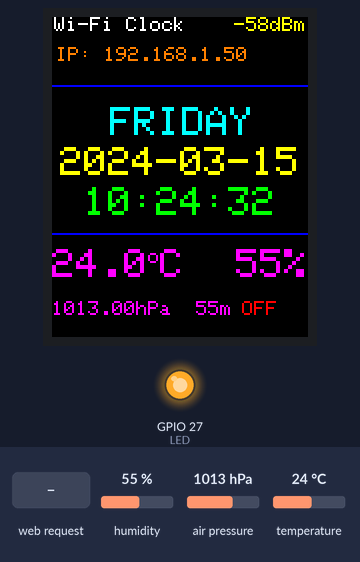
A sketch run on a simulated ESP32. Parts: 128×160 colour display, output pins drawn as LEDs (lit = HIGH). The test bench sets the inputs (shaded band); at power-on: humidity 55 %, air pressure 1013 hPa, temperature 24 °C. WiFi joins after 1.5 s; servers stay silent unless stated; network time is answered at once with the bench clock; the local clock reads 2024-03-15 10:24:30 at power-on unless the sketch sets it; what the sketch prints to the serial monitor is not drawn.

Above: at 2.85 s.
2.9 s: HTTP request GET /setLED?LEDstate=1 received
At 4.6 s:
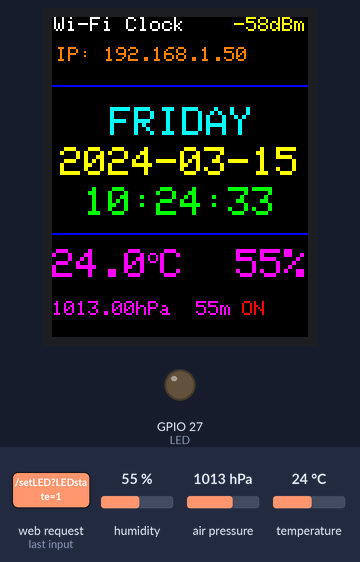
7.0 s: HTTP request GET /setLED received
At 8.1 s:
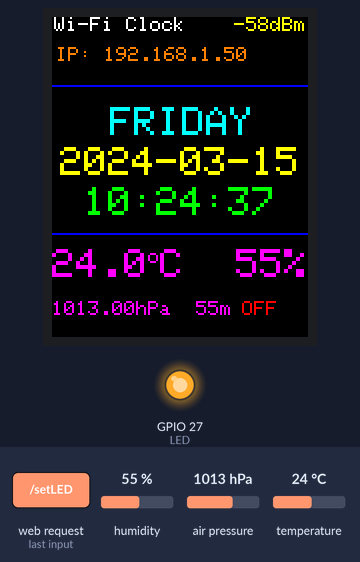
11.1 s: humidity set to 22 %
At 12.4 s:
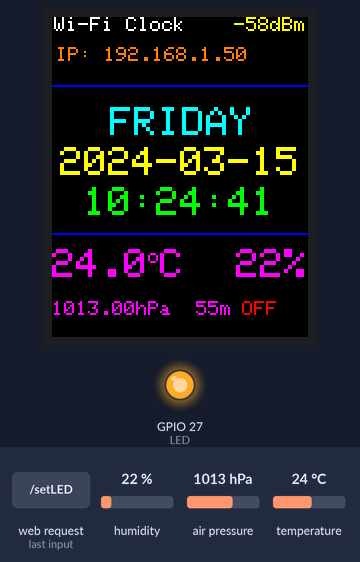
14.3 s: air pressure set to 952 hPa
At 15.6 s:
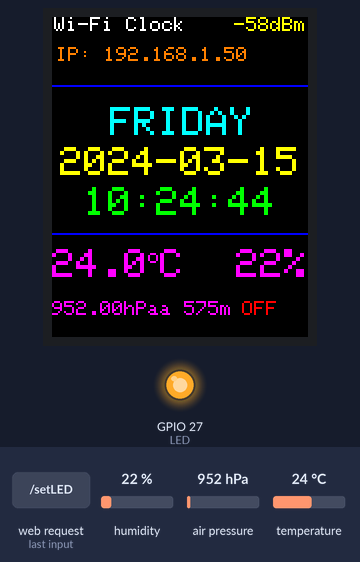
17.3 s: temperature set to 12 °C
At 18.2 s:
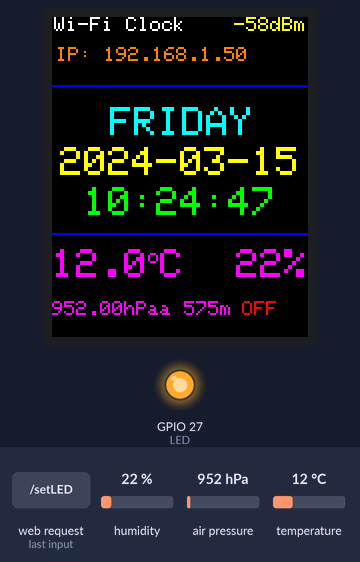
20.3 s: humidity set to 40 %
At 21.6 s:
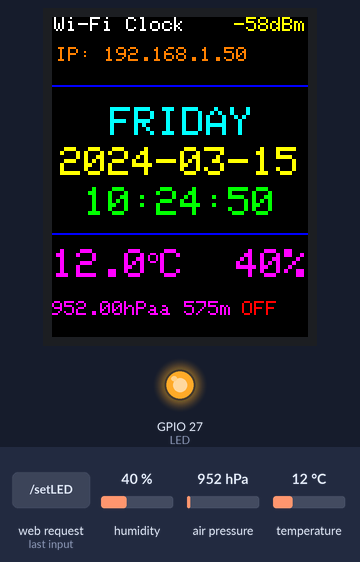
Timing chart, 0 to 23.3 s (numbered marks = the images above; inputs shaded):
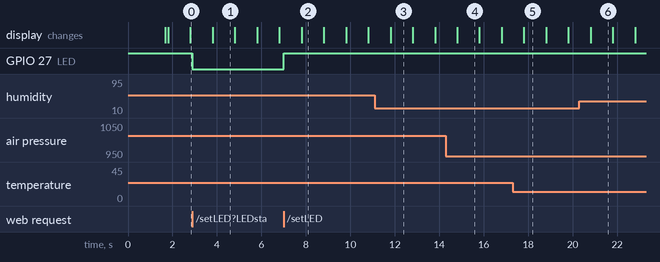

The sketch:

wifiClock_LCDv2.ino
```cpp
/**************************************************************************
 * WiFi Internet clock (NTP) & Weather Station with ESP32
 * Sensors: AHT10/20 & BMP280 | Display: ST7735 TFT
 * Includes Task Watchdog Timer (WDT) for stability
 *************************************************************************/

#include <WiFi.h>
#include <Wire.h>
#include <WiFiUdp.h>
#include <NTPClient.h>        // Include NTPClient library
#include <TimeLib.h>          // Include Arduino time library
#include <Adafruit_GFX.h>     // Include Adafruit graphics library
#include <Adafruit_ST7735.h>  // Include Adafruit ST7735 TFT library
#include <WiFiManager.h>
#include <WebServer.h>
#include <Adafruit_AHTX0.h>
#include <Adafruit_Sensor.h>
#include <Adafruit_BMP280.h>
#include <esp_task_wdt.h>     // Include ESP32 Task Watchdog library
#include "index.h"            // HTML webpage contents

// Watchdog Timeout (in seconds)
#define WDT_TIMEOUT 15

// ST7735 TFT module connections for ESP32
#define TFT_RST   12
#define TFT_CS    23
#define TFT_DC    5
#define TFT_MOSI  13
#define TFT_SCLK  14

Adafruit_AHTX0 aht;
Adafruit_BMP280 bme;
Adafruit_ST7735 tft = Adafruit_ST7735(TFT_CS, TFT_DC, TFT_MOSI, TFT_SCLK, TFT_RST);

WiFiUDP ntpUDP;
// 'pool.ntp.org' with +8 hour offset (28800 seconds) and 60000ms update interval
NTPClient timeClient(ntpUDP, "pool.ntp.org", 28800, 60000);
unsigned long unix_epoch;

sensors_event_t humidity, temp;

const char dow_matrix[7][10] = {"SUNDAY", "MONDAY", "TUESDAY", "WEDNESDAY", "THURSDAY", "FRIDAY", "SATURDAY"};
const byte x_pos[7] = {29, 29, 23, 11, 17, 29, 17};
static byte previous_dow = 255; // Force update on first run

String ledState = "OFF";
const int LED = 27;

const char* http_username = "admin";
const char* http_password = "admin";

WebServer server(80);

// Timing variables for non-blocking loop
unsigned long previousMillis = 0;
const long interval = 1000; // Update sensors and display every 1000ms (1 second)

//===============================================================
// Web Server Handlers
//===============================================================
void handleRoot() {
  if (!server.authenticate(http_username, http_password))
    return server.requestAuthentication();
  server.send(200, "text/html", MAIN_page);
}

void handleADC() {
  server.send(200, "text/plain", String(temp.temperature, 1));
}

void handleHUM() {
  server.send(200, "text/plain", String(humidity.relative_humidity, 0));
}

void handleAirPressure() {
  server.send(200, "text/plain", String(bme.readPressure() / 100.0F, 2));
}

void handleAP() {
  server.send(200, "text/plain", String(bme.readAltitude(1019.66), 1));
}

void handleTime() {
  char timeStr[10];
  snprintf(timeStr, sizeof(timeStr), "%02u:%02u:%02u", hour(unix_epoch), minute(unix_epoch), second(unix_epoch));
  server.send(200, "text/plain", timeStr);
}

void handleLED() {
  String t_state = server.arg("LEDstate");
  if (t_state == "1") {
    digitalWrite(LED, LOW); // LED ON (Active Low)
    ledState = "ON ";
  } else {
    digitalWrite(LED, HIGH); // LED OFF
    ledState = "OFF";
  }
  server.send(200, "text/plain", ledState);
}

void handleLedState() {
  server.send(200, "text/plain", ledState);
}

//===============================================================
// Setup
//===============================================================
void setup(void) {
  Serial.begin(115200);
  pinMode(LED, OUTPUT);
  digitalWrite(LED, HIGH); // Default OFF

  // Initialize TFT
  tft.initR(INITR_GREENTAB);
  tft.setRotation(2);
  tft.setTextWrap(false);        // Prevent text from wrapping to the next line
  tft.fillScreen(ST7735_BLACK);
  tft.drawFastHLine(0, 34, tft.width(), ST7735_BLUE);
  tft.setTextColor(ST7735_WHITE, ST7735_BLACK);
  tft.setTextSize(1);
  tft.setCursor(1, 0);
  tft.print("Wi-Fi Clock");

  tft.setCursor(0, 54);
  tft.print("Connecting..");

  // WiFi Manager
  WiFiManager wifiManager;
  wifiManager.setConfigPortalTimeout(180);
  wifiManager.setConnectTimeout(60);
  wifiManager.autoConnect("AutoConnectAP");

  while (WiFi.status() != WL_CONNECTED) {
    ESP.restart();
  }

  Serial.println("Connected");
  tft.fillRect(0, 54, tft.width(), 8, ST7735_BLACK); // Clear "Connecting" text

  tft.setTextColor(ST7735_ORANGE, ST7735_BLACK);
  tft.setCursor(2, 15);
  tft.print("IP: ");
  tft.print(WiFi.localIP().toString());

  tft.drawFastHLine(0, 108, tft.width(), ST7735_BLUE);

  timeClient.begin();

  // Initialize Sensors
  if (!aht.begin()) {
    Serial.println("Could not find AHT? Check wiring");
  } else {
    Serial.println("AHT10/20 found");
  }

  if (!bme.begin(0x77)) {
    Serial.println("Could not find a valid BMP280 sensor, check wiring!");
  } else {
    Serial.println("BMP280 found");
  }

  // Web Server Routing
  server.on("/", handleRoot);
  server.on("/readTime", handleTime);
  server.on("/setLED", handleLED);
  server.on("/readADC", handleADC);
  server.on("/readHUM", handleHUM);
  server.on("/readPa", handleAirPressure);
  server.on("/readAp", handleAP);
  server.on("/readLedState", handleLedState);

  server.begin();
  Serial.println("HTTP server started");

  // Initialize Watchdog Timer (placed at the end of setup to avoid reboot loops during WiFi connection)
  esp_task_wdt_init(WDT_TIMEOUT, true); // Set timeout, true means trigger a system panic (reboot)
  esp_task_wdt_add(NULL);               // Add the current thread (the main loop) to the watchdog
}

//===============================================================
// Display Update Routine
//===============================================================
void RTC_display() {
  // Print Day of the Week
  tft.setTextSize(2);
  if (previous_dow != weekday(unix_epoch)) {
    previous_dow = weekday(unix_epoch);
    tft.fillRect(11, 45, 108, 14, ST7735_BLACK);
    tft.setCursor(x_pos[previous_dow - 1], 45);

    if ((previous_dow == 1) || (previous_dow == 7)) { // Sunday or Saturday
      tft.setTextColor(ST7735_RED, ST7735_BLACK);
    } else {
      tft.setTextColor(ST7735_CYAN, ST7735_BLACK);
    }
    tft.print(dow_matrix[previous_dow - 1]);
  }

  // Print Date
  tft.setCursor(4, 65);
  tft.setTextColor(ST7735_YELLOW, ST7735_BLACK);
  tft.printf("%04u-%02u-%02u", year(unix_epoch), month(unix_epoch), day(unix_epoch));

  // Print Time
  tft.setCursor(16, 85);
  tft.setTextColor(ST7735_GREEN, ST7735_BLACK);
  tft.printf("%02u:%02u:%02u", hour(unix_epoch), minute(unix_epoch), second(unix_epoch));

  // Print Temperature
  tft.setCursor(0, 116);
  tft.setTextColor(ST7735_MAGENTA, ST7735_BLACK);
  tft.printf("%4.1f", temp.temperature);

  tft.setTextSize(1);
  tft.setCursor(48, 116);
  tft.print("o");

  tft.setTextSize(2);
  tft.setCursor(54, 116);
  tft.print("C");

  // Print Humidity - Shifted left to X=80 to prevent line wrapping
  tft.setCursor(80, 116);
  tft.printf("%3.0f%%", humidity.relative_humidity);

  // Print Pressure & Altitude
  tft.setTextSize(1);
  tft.setCursor(0, 142);
  tft.printf("%6.2fhPa", bme.readPressure()/100.0F);

  tft.setCursor(60, 142);
  tft.printf("%4.0fm", bme.readAltitude(1019.66));

  // Print LED State
  tft.setCursor(95, 142);
  tft.setTextColor(ST7735_RED, ST7735_BLACK);
  tft.print(ledState);

  // Print WiFi Signal Strength
  tft.setCursor(85, 0);
  tft.setTextColor(ST7735_YELLOW, ST7735_BLACK);
  tft.printf("%4ddBm", WiFi.RSSI());
}

//===============================================================
// Main Loop
//===============================================================
void loop() {
  // Feed the Watchdog so it doesn't trigger a reboot
  esp_task_wdt_reset();

  server.handleClient();
  timeClient.update();

  unsigned long currentMillis = millis();

  // Non-blocking timer: Run sensor reads and display updates every 1 second
  if (currentMillis - previousMillis >= interval) {
    previousMillis = currentMillis;

    unix_epoch = timeClient.getEpochTime();
    aht.getEvent(&humidity, &temp);

    // Update Display
    RTC_display();
  }
}
```

index.h
```cpp
const char MAIN_page[] PROGMEM = R"=====(
<!DOCTYPE html>
<html lang="en">
<head>
    <meta charset="UTF-8">
    <meta name="viewport" content="width=device-width, initial-scale=1.0">
    <title>ESP32 Dashboard</title>
    <style>
        body {
            font-family: 'Segoe UI', Tahoma, Geneva, Verdana, sans-serif;
            background-color: #121212;
            color: #e0e0e0;
            text-align: center;
            margin: 0;
            padding: 20px;
        }
        .container {
            max-width: 600px;
            margin: 0 auto;
            background: #1e1e1e;
            padding: 20px;
            border-radius: 10px;
            box-shadow: 0 4px 8px rgba(0,0,0,0.5);
        }
        h1 {
            font-size: 1.5rem;
            border-bottom: 1px solid #333;
            padding-bottom: 15px;
            margin-bottom: 20px;
        }
        .grid {
            display: grid;
            grid-template-columns: repeat(auto-fit, minmax(200px, 1fr));
            gap: 15px;
            text-align: left;
            margin-bottom: 25px;
        }
        .card {
            background: #2c2c2c;
            padding: 15px;
            border-radius: 8px;
            border-left: 4px solid #007acc;
        }
        .label {
            font-size: 0.9rem;
            color: #aaa;
            text-transform: uppercase;
        }
        .value {
            font-size: 1.5rem;
            font-weight: bold;
            margin-top: 5px;
            color: #fff;
        }
        .buttons {
            display: flex;
            gap: 15px;
            justify-content: center;
        }
        button {
            background: #007acc;
            color: white;
            border: none;
            padding: 12px 24px;
            font-size: 1rem;
            border-radius: 5px;
            cursor: pointer;
            transition: background 0.3s;
            font-weight: bold;
        }
        button:hover { background: #005f9e; }
        button.off { background: #d32f2f; }
        button.off:hover { background: #9a0007; }
    </style>
</head>
<body>

    <div class="container">
        <h1>Environmental Telemetry</h1>

        <div class="grid">
            <div class="card"><div class="label">System Time</div><div class="value" id="TimeValue">--:--:--</div></div>
            <div class="card"><div class="label">Relay State</div><div class="value" id="LEDState">--</div></div>
            <div class="card"><div class="label">Temperature</div><div class="value"><span id="ADCValue">--</span> &deg;C</div></div>
            <div class="card"><div class="label">Humidity</div><div class="value"><span id="HUMValue">--</span> %</div></div>
            <div class="card"><div class="label">Air Pressure</div><div class="value"><span id="PaValue">--</span> hPa</div></div>
            <div class="card"><div class="label">Altitude</div><div class="value"><span id="ApValue">--</span> m</div></div>
        </div>

        <div class="buttons">
            <button class="off" onclick="sendData(0)">RELAY OFF</button>
            <button onclick="sendData(1)">RELAY ON</button>
        </div>
    </div>

    <script>
        // 1. Reusable fetch function (Replaces 6 redundant XMLHttpRequest blocks)
        async function fetchAndUpdate(endpoint, elementId) {
            try {
                const response = await fetch('/' + endpoint);
                if (response.ok) {
                    document.getElementById(elementId).innerText = await response.text();
                }
            } catch (error) {
                console.error('Fetch error for ' + endpoint, error);
            }
        }

        // 2. Group all updates together
        function updateAllSensors() {
            fetchAndUpdate('readTime', 'TimeValue');
            fetchAndUpdate('readLedState', 'LEDState');
            fetchAndUpdate('readADC', 'ADCValue');
            fetchAndUpdate('readHUM', 'HUMValue');
            fetchAndUpdate('readPa', 'PaValue');
            fetchAndUpdate('readAp', 'ApValue');
        }

        // 3. Modernized Relay Control
        async function sendData(state) {
            try {
                const response = await fetch('/setLED?LEDstate=' + state);
                if (response.ok) {
                    document.getElementById('LEDState').innerText = await response.text();
                }
            } catch (error) {
                console.error('Relay toggle error', error);
            }
        }

        // Run immediately on load, then loop every second
        updateAllSensors();
        setInterval(updateAllSensors, 1000);
    </script>

</body>
</html>
)=====";
```

Measured:
- after the input at 2.9 s, GPIO 27 (LED): HIGH → LOW at once; the display: changes after 0.91 s (image 1)
- after the input at 7.0 s, GPIO 27 (LED): LOW → HIGH at once
- what the display in image 1 shows lasts 1.0 s, from 3.8 s to 4.8 s
